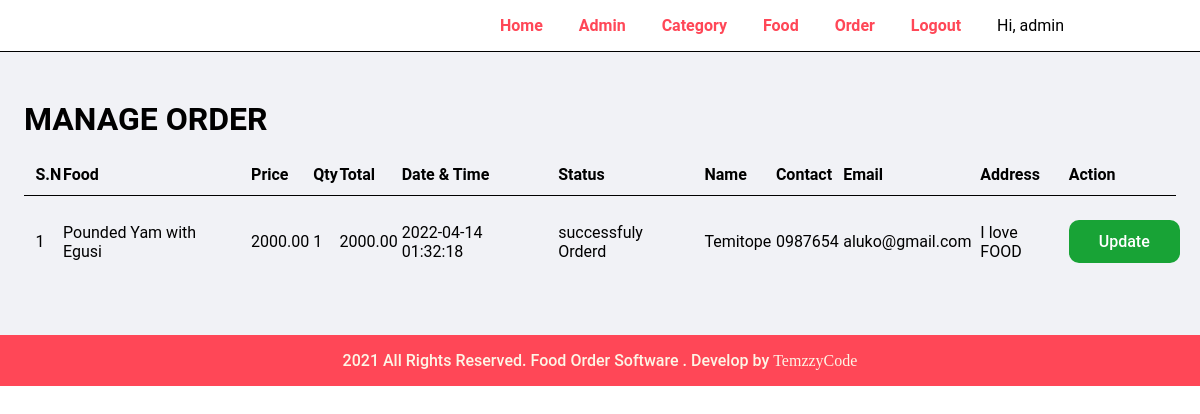
Page /admin/manage-order.php (signed in) on the committed database.
### tables this page shows
CREATE TABLE `tbl_order` (
  `id` int(11) NOT NULL,
  `food` varchar(250) NOT NULL,
  `price` decimal(10,2) NOT NULL,
  `qty` int(10) UNSIGNED NOT NULL,
  `total` decimal(10,2) NOT NULL,
  `order_date` datetime NOT NULL,
  `status` varchar(20) NOT NULL,
  `customer_name` varchar(200) NOT NULL,
  `customer_contact` varchar(200) NOT NULL,
  `customer_email` varchar(200) NOT NULL,
  `customer_address` varchar(200) NOT NULL
);

### admin/manage-order.php (the view, shortened to what this page needs)
<?php
require "../partials/header.php";
?>
     <div class="main-content">
        <div class="wrapper-order" >
        <h1>MANAGE ORDER</h1>
        <table class="tbl-full">
                <tr>
                        <th>S.N</th>
                        <th>Food</th>
                        <th>Price</th>
                        <th>Qty</th>
                        <th>Total</th>
                        <th>Date & Time</th>
                        <th>Status</th>
                        <th>Name</th>
                        <th>Contact</th>
                        <th>Email</th>
                        <th>Address</th>
                        <th>Action</th>
                </tr>
        <?php
                $sql = "SELECT * FROM tbl_order ORDER BY id DESC";
                $res = mysqli_query($con, $sql);
                if($res){
                        $count = mysqli_num_rows($res);
                        $sn = 1;
                        if($count>0){
                        while($row=mysqli_fetch_assoc($res)){
                                $id = $row['id'];
                                $food = $row['food'];
                                $price = $row['price'];
                                $qty = $row['qty'];
                                $total = $row['total'];
                                $order_date = $row['order_date'];
                                $status = $row['status'];
                                $customer_name = $row['customer_name'];
                                $customer_contact = $row['customer_contact'];
                                $customer_email = $row['customer_email'];
                                $customer_address = $row['customer_address'];
                                ?>
                        <tr>
                                <td><?php echo $sn++; ?> </td>
                                <td><?php echo $food; ?></td>
                                <td><?php echo $price; ?></td>
                                <td><?php echo $qty; ?></td>
                                <td><?php echo $total; ?></td>
                                <td><?php echo $order_date; ?></td>
                                <td><?php
                                     if($status=="Ordered"){
                                             echo "<label style='color: brown'>$status</label>";
                                     }
                                     elseif ($status=="Delivered") {
                                        echo "<label style='color: green'>$status</label>";
                                     }
                                     elseif ($status=="On Delivery") {
                                        echo "<label style='color: blue'>$status</label>";
                                     }
                                     elseif ($status=="Cancelled") {
                                        echo "<label style='color: red'>$status</label>";
                                     } else {
                                             echo $status;
                                     }
                                 ?>
                                </td>
                                <td><?php echo $customer_name; ?></td>
                                <td><?php echo $customer_contact; ?></td>
                                <td><?php echo $customer_email; ?></td>
                                <td><?php echo $customer_address; ?></td>
                                <td><a class="btn-secondary1" href="<?php echo SITEURL; ?>admin/update-order.php?id=<?php echo $id; ?>">Update</a>
                                </td>
                        </tr>
                                <?php
                        }
                        } else {
                                echo "<tr>
                                <td class='error'> No data Found </td>
                                </tr>";
                        }
                }
        ?>
        </table>
        </div>
</div>
        <?php
require "../partials/footer.php";
?>

### css/admin.css (style rules this page uses)
* { margin: 0; padding: 0; font-family: roboto; }
.wrapper-order { padding: 1rem; width: 96%; margin: 0 auto; }
.main-content { background-color: #f1f2f6; padding: 2rem 0; }
.tbl-full { width: 100%; }
table { border-spacing: 0 15px; }
table tr th { border-bottom: 1px solid #000000; padding: 1%; text-align: left; }
table tr td { padding: 1%; }
table tr { margin: 10rem; }
.btn-secondary1 { background-color: rgb(24, 163, 54); padding: 12px 30px; border-radius: 10px; text-decoration: none; color: white; font-weight: 500; cursor: pointer; }

### rows in the picture
tbl_order: food "Pounded Yam with Egusi", price "2000.00", qty "1", total "2000.00", order_date "2022-04-14 01:32:18", status "successfuly Orderd", customer_name "Temitope", customer_contact "0987654", customer_email "aluko@gmail.com", customer_address "I love FOOD"

### other values in the picture
$_SESSION['username'] "admin"
